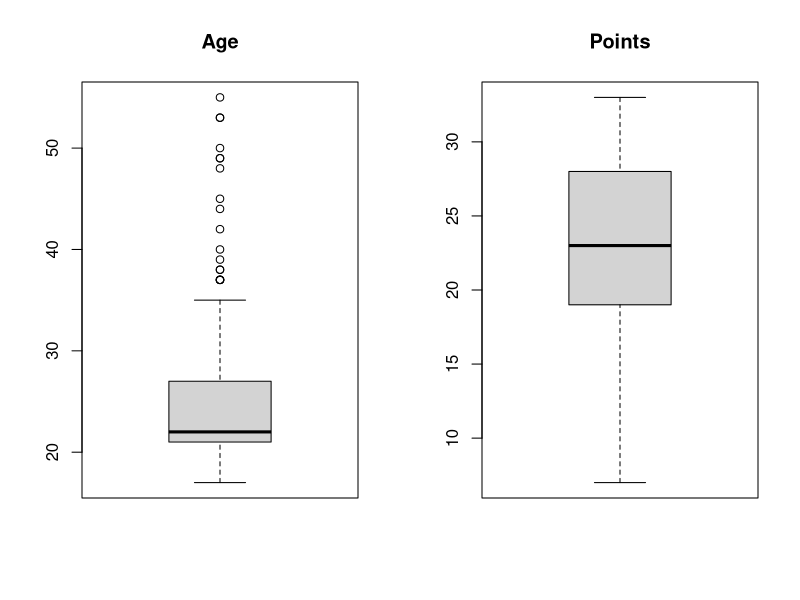
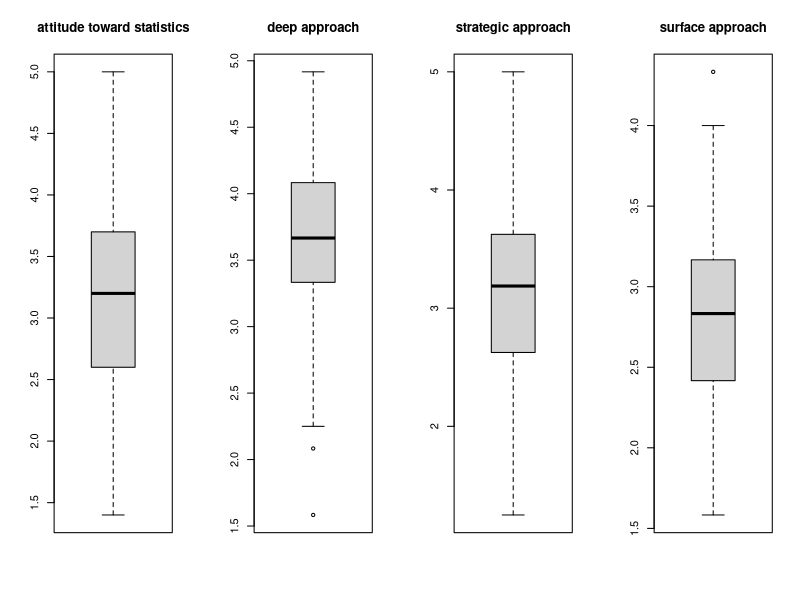
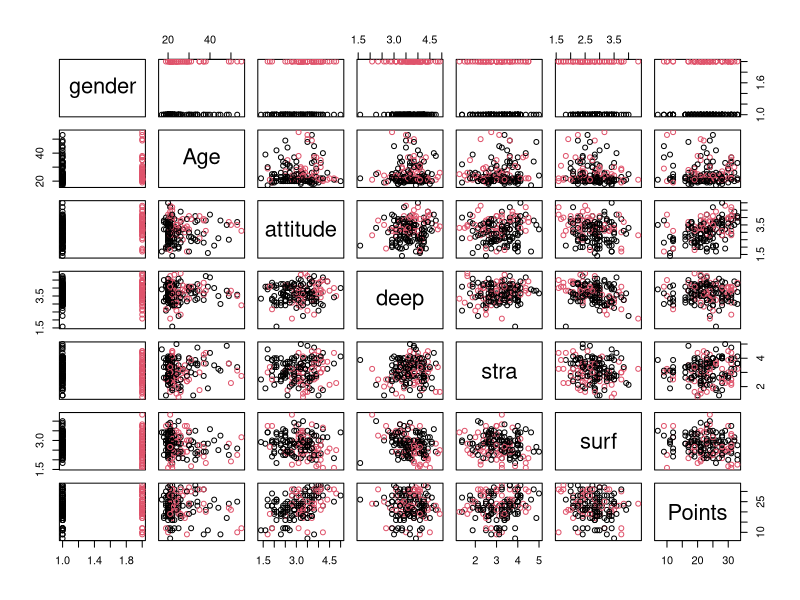
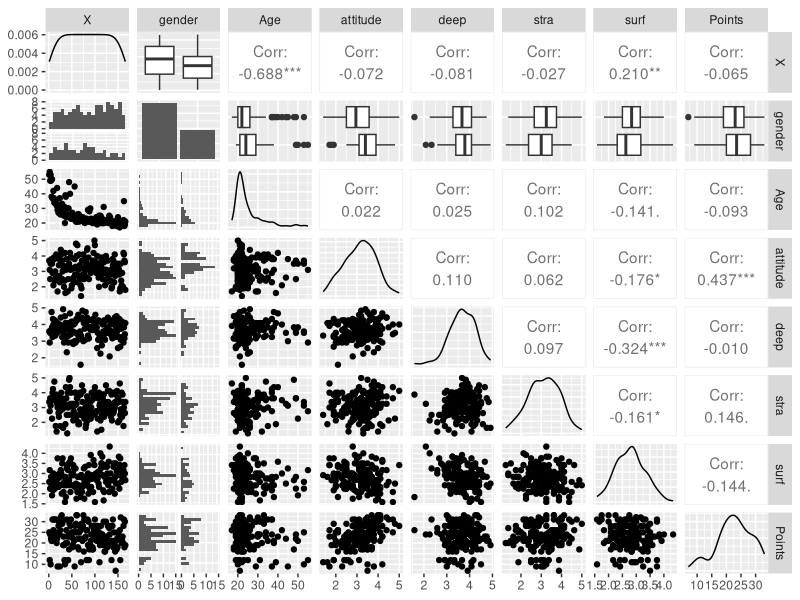
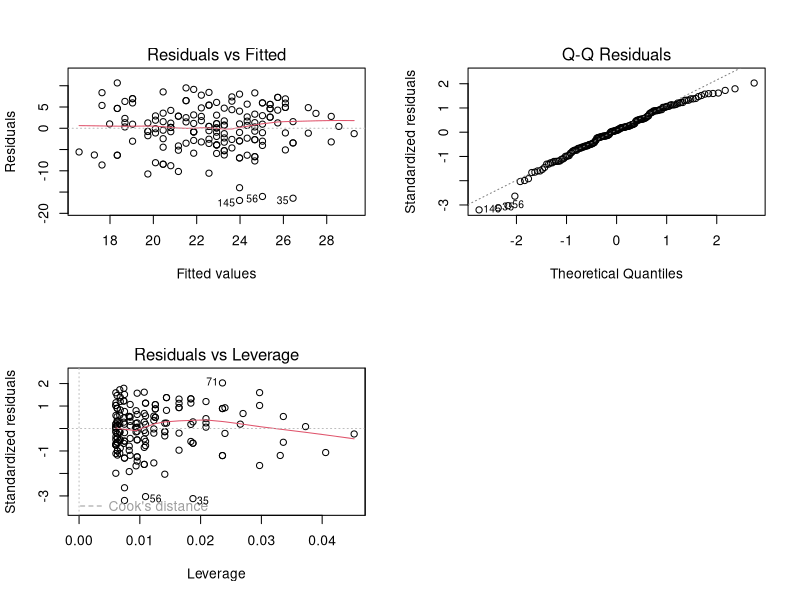

The R source for these figures, in order:
## ---- chunk 1

sub_learning2014 <- read.csv("data/Learning2014_SUBSET.csv", sep = ",", header = TRUE)
sub_learning2014$gender <- as.factor(sub_learning2014$gender)
str(sub_learning2014)
dim(sub_learning2014)

## ---- chunk 2
summary (sub_learning2014)

par(mfrow=c(1,2))
boxplot(sub_learning2014$Age, main = "Age")
boxplot (sub_learning2014$Points, main = "Points")

par(mfrow=c(1,4))
boxplot (sub_learning2014$attitude, main = "attitude toward statistics")
boxplot (sub_learning2014$deep, main = "deep approach") 
boxplot (sub_learning2014$stra, main = "strategic approach")
boxplot (sub_learning2014$surf, main = "surface approach")


pairs(sub_learning2014[-1], col = sub_learning2014$gender)
library(GGally)
library(ggplot2)

ggpairs(sub_learning2014, lower = list(combo = wrap("facethist", bins = 20)))
## ---- chunk 3
reg_model_3 <- lm(Points ~ attitude + stra + surf, data = sub_learning2014)
summary(reg_model_3)
## ---- chunk 4
reg_model_2a <- lm(Points ~ attitude + stra, data = sub_learning2014)
summary(reg_model_2a)

reg_model_2b <- lm(Points ~ attitude + surf, data = sub_learning2014)
summary(reg_model_2b)

## ---- chunk 5
reg_model_1 <- lm(Points ~ attitude , data = sub_learning2014)
summary(reg_model_1)


## ---- chunk 6
par(mfrow = c(2,2))
plot(reg_model_1, which = c(1,2,5))

